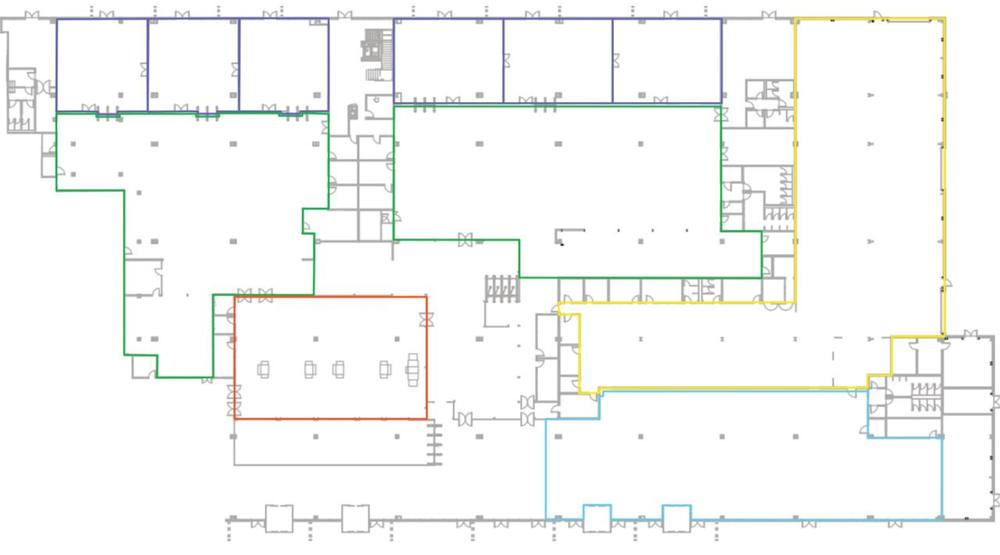
#> input picture floor_plan.png, 1000 x 555 px, shrunk from 1381 x 766 before the run; its folder holds only this picture in this run
$ python extract_zones.py floor_plan.png
#> lines starting #> are read from the running program, lines starting #| are printed output that depends on the picture; after the words box and inside, x2 and y2 are one past the last pixel; in counts of white or black regions, pixels touching at a corner belong together
"""
extract_zones.py – OpenCV color-zone extractor for the airport floor plan.

Usage:
    python extract_zones.py floor_plan.png
    python extract_zones.py          # auto-detects any PNG/JPG in current dir

Outputs:
    static/floor_plan.png   – copy of the image for the web app
    static/zones.json       – zone polygons normalised to [0,1] range
"""

import sys, os, json, shutil
import cv2
import numpy as np

# ── Color definitions (HSV ranges) ────────────────────────────────────────
# Each entry:  id, display_name, hex_color, lower_HSV, upper_HSV
ZONES = [
    {
        "id":    "green",
        "name":  "Gate A / Main Corridor",
        "color": "#22c55e",
        "lower": np.array([62,  70,  50]),
        "upper": np.array([78, 255, 255]),
    },
    {
        "id":    "blue",
        "name":  "Departures Lounge",
        "color": "#818cf8",
        "lower": np.array([110, 25,  50]),
        "upper": np.array([130, 255, 255]),
    },
    {
        "id":    "yellow",
        "name":  "Security / Check-in",
        "color": "#eab308",
        "lower": np.array([88,  60, 100]),
        "upper": np.array([102, 255, 255]),
    },
    {
        "id":    "orange",
        "name":  "Arrivals Hall",
        "color": "#f97316",
        "lower": np.array([0,   80, 150]),
        "upper": np.array([15,  255, 255]),
    },
    {
        "id":    "cyan",
        "name":  "Baggage / Transit",
        "color": "#38bdf8",
        "lower": np.array([20,  70, 150]),
        "upper": np.array([32,  255, 255]),
    },
]

# ── Simplification: target polygon vertex count ───────────────────────────
EPSILON_FACTOR = 0.008   # fraction of arc length → higher = fewer points


def find_image(arg):
    if arg and os.path.isfile(arg):
        return arg
    for f in os.listdir("."):
        if f.lower().endswith((".png", ".jpg", ".jpeg")) and "floor" in f.lower():
            return f
    for f in os.listdir("."):
        if f.lower().endswith((".png", ".jpg", ".jpeg")):
            return f
    raise FileNotFoundError("No floor plan image found. Pass path as argument.")


def extract(image_path: str) -> dict:
#> called with image_path = 'floor_plan.png'
    img = cv2.imread(image_path)
#> img is the input picture: shape (555, 1000, 3); mean B, G, R 246.7, 248.2, 247.2
    if img is None:
        raise ValueError(f"Cannot read image: {image_path}")

    h, w = img.shape[:2]
#> h = 555; w = 1000
    hsv  = cv2.cvtColor(img, cv2.COLOR_BGR2HSV)
#> hsv: shape (555, 1000, 3); mean H, S, V 12.9, 5, 249.3

    out = {"image_w": w, "image_h": h, "zones": []}

    for zone in ZONES:
        mask = cv2.inRange(hsv, zone["lower"], zone["upper"])

        # Clean up small noise
        kernel = cv2.getStructuringElement(cv2.MORPH_RECT, (5, 5))
        mask   = cv2.morphologyEx(mask, cv2.MORPH_CLOSE, kernel, iterations=3)
        mask   = cv2.morphologyEx(mask, cv2.MORPH_OPEN,  kernel, iterations=2)

        contours, _ = cv2.findContours(
            mask, cv2.RETR_EXTERNAL, cv2.CHAIN_APPROX_SIMPLE
        )

        # Keep only significant contours (> 0.05% of image area)
        min_area = w * h * 0.0005
        polys = []
        for cnt in contours:
            if cv2.contourArea(cnt) < min_area:
                continue
            eps  = EPSILON_FACTOR * cv2.arcLength(cnt, True)
            approx = cv2.approxPolyDP(cnt, eps, True)
            # Normalise to [0,1]
            pts = [[round(p[0][0] / w, 5), round(p[0][1] / h, 5)]
                   for p in approx]
            polys.append({"points": pts, "area": round(cv2.contourArea(cnt) / (w * h), 6)})

        # Sort largest polygon first
        polys.sort(key=lambda x: x["area"], reverse=True)

        out["zones"].append({
            "id":       zone["id"],
            "name":     zone["name"],
            "color":    zone["color"],
            "polygons": polys,
        })
        pixel_count = int(np.sum(mask > 0))
        print(f"  {zone['id']:8s}  pixels={pixel_count:7d}  polygons={len(polys)}")
#> this loop made 5 passes
#> pixel_count on passes 1 to 5: 0, 0, 0, 0, 382
#|   green     pixels=      0  polygons=0
#|   blue      pixels=      0  polygons=0
#|   yellow    pixels=      0  polygons=0
#|   orange    pixels=      0  polygons=0
#|   cyan      pixels=    382  polygons=1
#> pass 1, in extract, `mask = cv2.inRange(hsv, zone["lower"], zone["upper"])`:
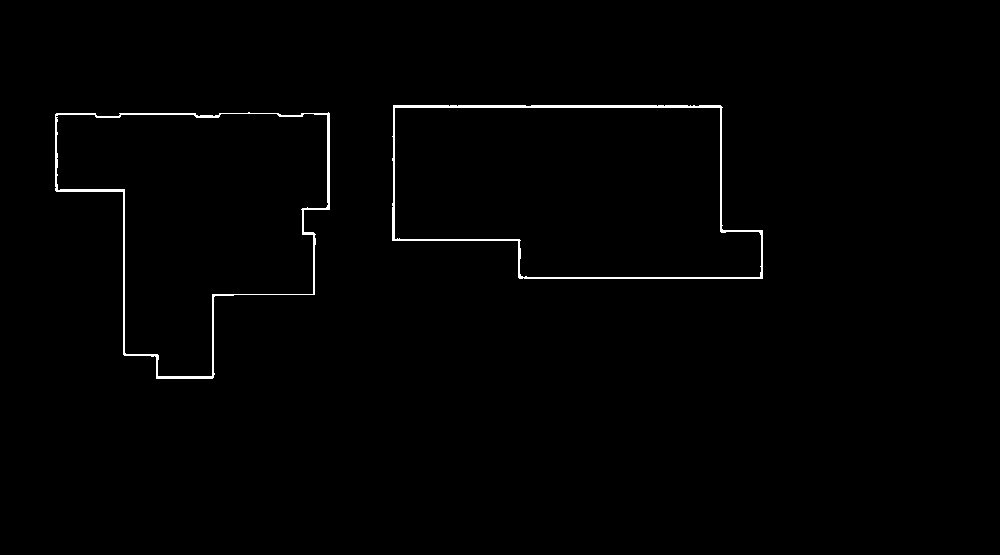
#> mask: shape (555, 1000); 0.88% white in thin lines or dots, all inside (x1, y1, x2, y2) = (55, 105, 763, 379)
#> pass 2, in extract, `mask = cv2.inRange(hsv, zone["lower"], zone["upper"])`:
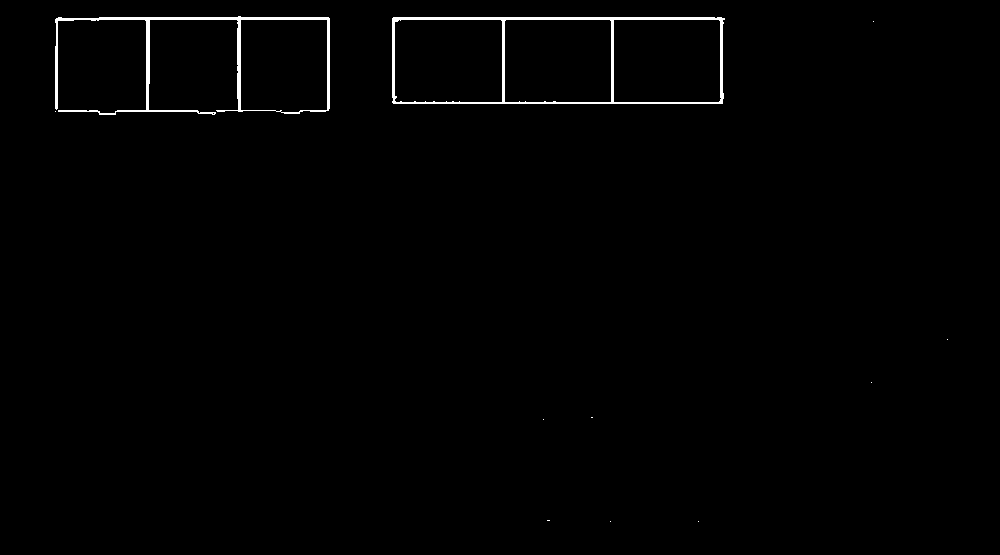
#> mask: shape (555, 1000); 0.93% white; 11 white regions (9 under 20 px), largest, box (x1, y1, x2, y2) and area: (392, 17, 725, 104) 2679, (55, 16, 330, 115) 2483
#> after the loop:
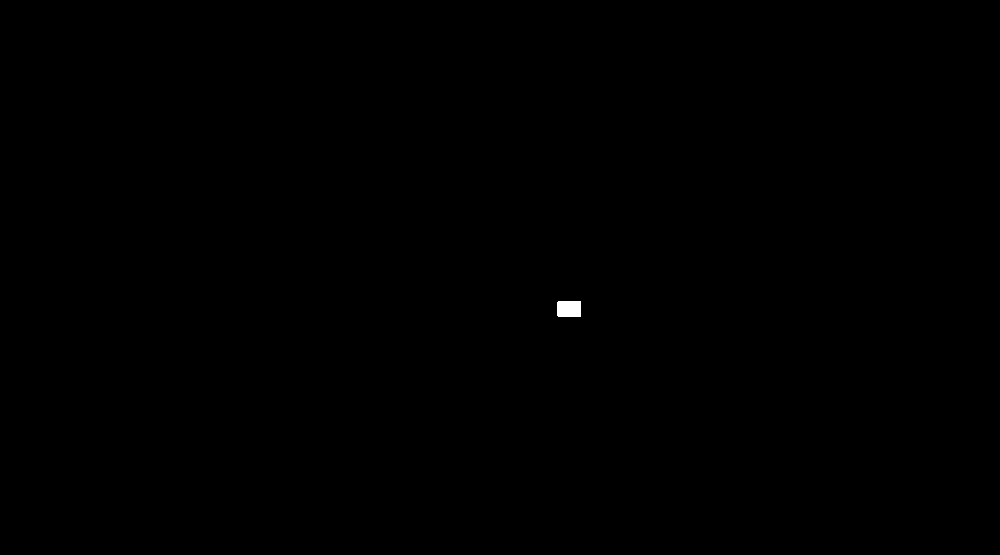
#> mask: shape (555, 1000); 0.07% white; 1 white region, box (x1, y1, x2, y2) and area: (557, 301, 581, 317) 382

    return out


def main():
    arg = sys.argv[1] if len(sys.argv) > 1 else None
    image_path = find_image(arg)
    print(f"Processing: {image_path}")

    data = extract(image_path)

    # Copy image to static/
    os.makedirs("static", exist_ok=True)
    dest_img = os.path.join("static", "floor_plan.png")
    shutil.copy2(image_path, dest_img)
    print(f"\nImage   → {dest_img}")

    # Write zones JSON
    dest_json = os.path.join("static", "zones.json")
    with open(dest_json, "w") as f:
        json.dump(data, f, indent=2)
    print(f"Zones   → {dest_json}")
    print(f"\nImage size: {data['image_w']} × {data['image_h']} px")
#| Image size: 1000 × 555 px
    total_polys = sum(len(z["polygons"]) for z in data["zones"])
#> total_polys = 1
    print(f"Total polygons extracted: {total_polys}")
#| Total polygons extracted: 1


if __name__ == "__main__":
    main()
